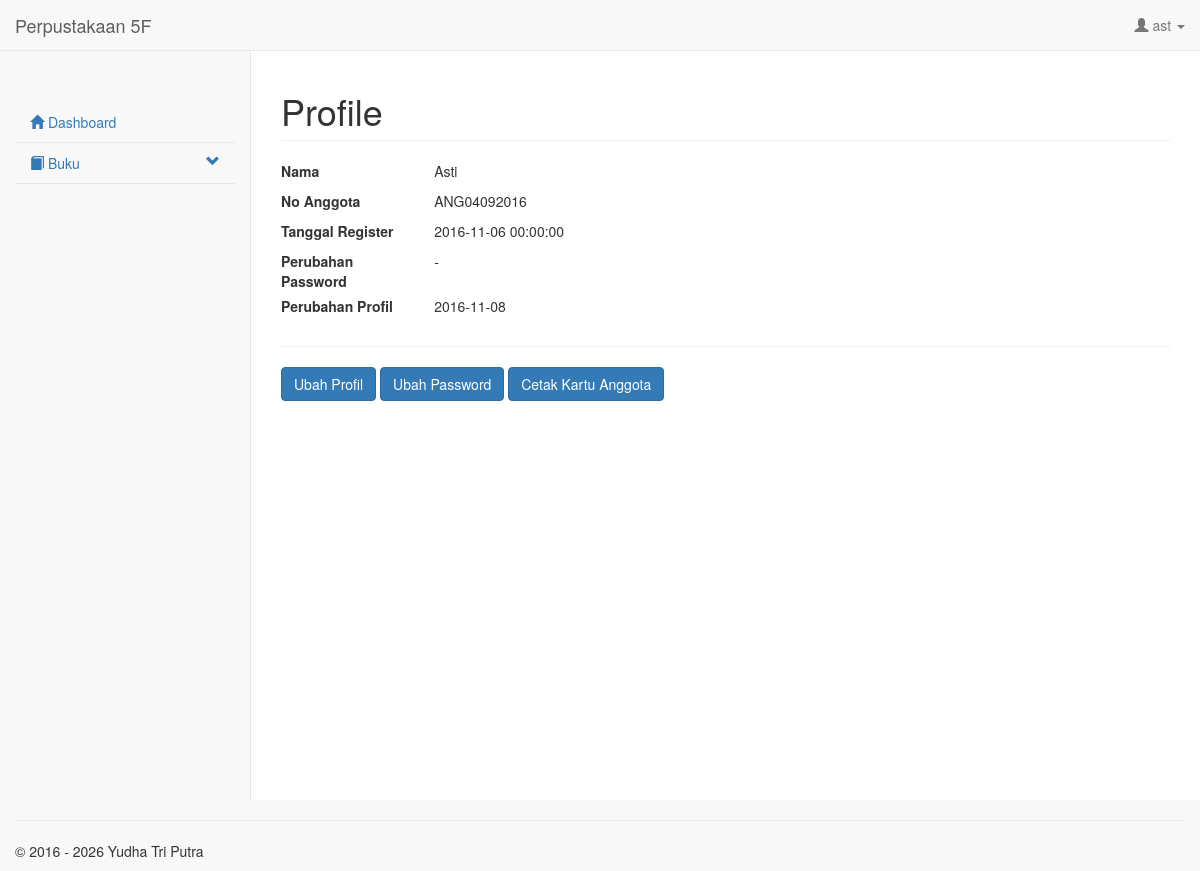
Screenshot of /form/profile.php (signed in) with the database file from the repository.
### tables this page shows
CREATE TABLE IF NOT EXISTS `t_account` (
  `id_t_account` int(11) NOT NULL AUTO_INCREMENT,
  `id_p_role` int(11) NOT NULL,
  `username` varchar(30) NOT NULL,
  `password` varchar(255) NOT NULL COMMENT 'password_hash; akun lama MD5 dimigrasikan saat login',
  `create_date` datetime NOT NULL,
  `create_by` varchar(30) NOT NULL COMMENT 'Username',
  `update_date` datetime DEFAULT NULL,
  `update_by` varchar(30) DEFAULT NULL COMMENT 'Username',
  PRIMARY KEY (`id_t_account`),
  UNIQUE KEY `uk_account_username` (`username`),
  KEY `idx_account_role` (`id_p_role`)
);

CREATE TABLE IF NOT EXISTS `t_anggota` (
  `id_t_anggota` int(11) NOT NULL AUTO_INCREMENT,
  `id_t_account` int(11) NOT NULL,
  `no_anggota` varchar(20) NOT NULL,
  `nama` varchar(100) NOT NULL,
  `tgl_daftar` date NOT NULL,
  `tgl_lahir` date NOT NULL,
  `jenis_kelamin` varchar(10) NOT NULL,
  `no_telp` varchar(20) NOT NULL,
  `alamat` text NOT NULL,
  `keterangan` varchar(255) DEFAULT NULL,
  `status` varchar(20) DEFAULT NULL COMMENT 'aktif, tidak aktif',
  `update_date` date DEFAULT NULL,
  `update_by` varchar(30) DEFAULT NULL COMMENT 'Username',
  `create_by` varchar(30) NOT NULL COMMENT 'Username',
  `create_date` date NOT NULL,
  PRIMARY KEY (`id_t_anggota`),
  UNIQUE KEY `uk_anggota_account` (`id_t_account`),
  UNIQUE KEY `uk_anggota_nomor` (`no_anggota`),
  KEY `idx_anggota_status` (`status`)
);

### setting/koneksi.php (called while the page is built, shortened)
<?php
function e($value): string
{
    return htmlspecialchars((string) ($value ?? ''), ENT_QUOTES, 'UTF-8');
}
function current_account(mysqli $db): ?array
{
    $username = (string) $_SESSION['login_user'];
    $stmt = mysqli_prepare($db, 'SELECT id_t_account, id_p_role, username FROM t_account WHERE username = ? LIMIT 1');
    mysqli_stmt_bind_param($stmt, 's', $username);
    mysqli_stmt_execute($stmt);
    $result = mysqli_stmt_get_result($stmt);
    $account = mysqli_fetch_assoc($result) ?: null;
    return $account;
}
function require_login(mysqli $db, string $redirect = '../index.php'): array
{
    $account = current_account($db);
    return $account;
}

### setting/session.php (called while the page is built, shortened)
<?php
require_once __DIR__ . '/koneksi.php';
$current_account = require_login($db, '../index.php');

### form/profile.php (the view, shortened to what this page needs)
<?php
require_once __DIR__ . '/../setting/session.php';
$account = require_login($db, '../index.php');
$roleId = (int) $account['id_p_role'];
$accountId = (int) $account['id_t_account'];
$profile = [
    'nama' => $roleId === 1 ? 'Admin' : '',
    'no_anggota' => '',
    'nama_role' => '',
    'tgl_register' => '',
    'last_change_pass' => '-',
    'last_change_profile' => '-',
];
$editUrl = '';
$cardUrl = '';
$profileIncomplete = false;
$stmt = mysqli_prepare($db, 'SELECT a.create_date, a.update_date, r.nama_role FROM t_account a JOIN p_role r ON r.id_p_role = a.id_p_role WHERE a.id_t_account = ? LIMIT 1');
mysqli_stmt_bind_param($stmt, 'i', $accountId);
mysqli_stmt_execute($stmt);
$base = mysqli_fetch_assoc(mysqli_stmt_get_result($stmt));
if ($base) {
    $profile['nama_role'] = $base['nama_role'];
    $profile['tgl_register'] = $base['create_date'];
    $profile['last_change_pass'] = $base['update_date'] ?: '-';
}
if ($roleId === 2) {
    $stmt = mysqli_prepare($db, 'SELECT id_t_staff, nama, update_date FROM t_staff WHERE id_t_account = ? LIMIT 1');
    mysqli_stmt_bind_param($stmt, 'i', $accountId);
    mysqli_stmt_execute($stmt);
    $staff = mysqli_fetch_assoc(mysqli_stmt_get_result($stmt));
    mysqli_stmt_close($stmt);
    if ($staff) {
        $profile['nama'] = $staff['nama'];
        $profile['last_change_profile'] = $staff['update_date'] ?: '-';
        $editUrl = 'input_staff.php?id=' . (int) $staff['id_t_staff'];
    } else {
        $profileIncomplete = true;
    }
} elseif ($roleId === 3) {
    $stmt = mysqli_prepare($db, 'SELECT id_t_anggota, no_anggota, nama, update_date FROM t_anggota WHERE id_t_account = ? LIMIT 1');
    mysqli_stmt_bind_param($stmt, 'i', $accountId);
    mysqli_stmt_execute($stmt);
    $member = mysqli_fetch_assoc(mysqli_stmt_get_result($stmt));
    if ($member) {
        $profile['nama'] = $member['nama'];
        $profile['no_anggota'] = $member['no_anggota'];
        $profile['last_change_profile'] = $member['update_date'] ?: '-';
        $editUrl = 'input_anggota.php?id=' . (int) $member['id_t_anggota'];
        $cardUrl = 'cetak_kartu_anggota.php?id=' . (int) $member['id_t_anggota'];
    } else {
        $profileIncomplete = true;
        $editUrl = 'input_anggota.php';
    }
}
include __DIR__ . '/header.php';
?>
<div id="page-wrapper">
    <div class="row"><div class="col-lg-12"><h1 class="page-header">Profile</h1></div></div>
    <div class="row">
        <div class="col-lg-12">
            <div class="row"><label class="col-sm-2">Nama</label><div class="col-sm-6"><p><?php echo e($profile['nama'] ?: '-'); ?></p></div></div>
            <?php if ($roleId === 3): ?>
                <div class="row"><label class="col-sm-2">No Anggota</label><div class="col-sm-6"><p><?php echo e($profile['no_anggota'] ?: '-'); ?></p></div></div>
            <?php else: ?>
                <div class="row"><label class="col-sm-2">Role</label><div class="col-sm-6"><p><?php echo e($profile['nama_role']); ?></p></div></div>
            <?php endif; ?>
            <div class="row"><label class="col-sm-2">Tanggal Register</label><div class="col-sm-6"><p><?php echo e($profile['tgl_register']); ?></p></div></div>
            <div class="row"><label class="col-sm-2">Perubahan Password</label><div class="col-sm-6"><p><?php echo e($profile['last_change_pass']); ?></p></div></div>
            <div class="row"><label class="col-sm-2">Perubahan Profil</label><div class="col-sm-6"><p><?php echo e($profile['last_change_profile']); ?></p></div></div>
        </div>
    </div>
    <hr>
    <div class="row"><div class="col-sm-8">
        <?php if ($editUrl !== ''): ?><a href="<?php echo e($editUrl); ?>" class="btn btn-primary"><?php echo $profileIncomplete ? 'Lengkapi Profil' : 'Ubah Profil'; ?></a><?php endif; ?>
        <a href="ganti_password.php" class="btn btn-primary">Ubah Password</a>
        <?php if ($cardUrl !== ''): ?><a href="<?php echo e($cardUrl); ?>" class="btn btn-primary">Cetak Kartu Anggota</a><?php endif; ?>
    </div></div>
</div>
<?php include __DIR__ . '/footer.php'; ?>

### form/header.php (shortened to what this page needs)
<?php
require_once __DIR__ . '/../setting/session.php';
$usersession = (string) $current_account['username'];
$roleId = (int) $current_account['id_p_role'];
?>
<!DOCTYPE html>
<html lang="id">
<head>
    <link rel="stylesheet" href="../template/alert.css">
    <link rel="stylesheet" href="../template/css/bootstrap.min.css">
    <link rel="stylesheet" href="../template/css/sb-admin-2.css">
    <link rel="stylesheet" href="../template/js/jquery-ui-1.13.2/jquery-ui.min.css">
</head>
<body>
<nav class="navbar navbar-default navbar-static-top" role="navigation" style="margin-bottom:0">
    <div class="container-fluid">
        <div class="navbar-header">
            <a class="navbar-brand" href="dashboard.php">Perpustakaan 5F</a>
        </div>
        <div id="navbar" class="navbar-collapse collapse">
            <ul class="nav navbar-nav navbar-right">
                <li class="dropdown">
                    <a class="dropdown-toggle" data-toggle="dropdown" href="#"><span class="glyphicon glyphicon-user"></span> <?php echo e($usersession); ?> <span class="caret"></span></a>
                </li>
            </ul>
        </div>
    </div>
</nav>
<div class="container-fluid">
    <div class="row">
        <div class="col-sm-3 col-md-2 sidebar">
            <ul class="nav nav-sidebar">
                <li><a href="dashboard.php"><span class="glyphicon glyphicon-home"></span> Dashboard</a></li>
                <li class="parent">
                    <a href="#sub-buku" data-toggle="collapse"><span class="glyphicon glyphicon-book"></span> Buku <span class="glyphicon glyphicon-chevron-down pull-right"></span></a>
                </li>
            </ul>
        </div>

### template/css/sb-admin-2.css (style rules this page uses)
body { background-color: #f8f8f8; }
#page-wrapper { padding: 0 15px; min-height: 568px; background-color: white; }
@media (min-width: 768px) { #page-wrapper { position: inherit; margin: 0 0 0 250px; padding: 0 30px; border-left: 1px solid #e7e7e7; } }
.sidebar ul li { border-bottom: 1px solid #e7e7e7; }
@media (min-width: 768px) { .sidebar { z-index: 1; position: absolute; width: 250px; margin-top: 51px; } }

### rows the page displays
t_account: username "ast"
t_anggota: nama "Asti", no_anggota "ANG04092016", update_date "2016-11-08"

### other values shown
$profile['tgl_register'] "2016-11-06 00:00:00"
$profile['last_change_pass'] "-"
